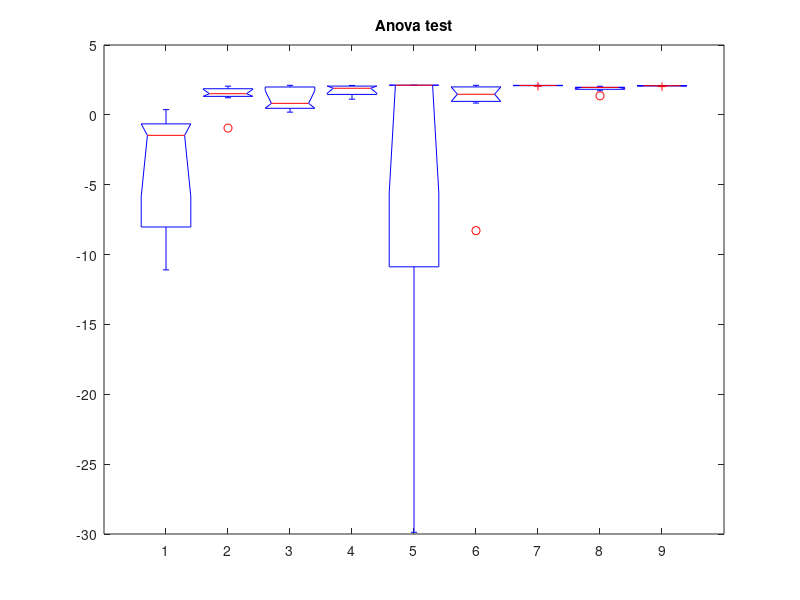
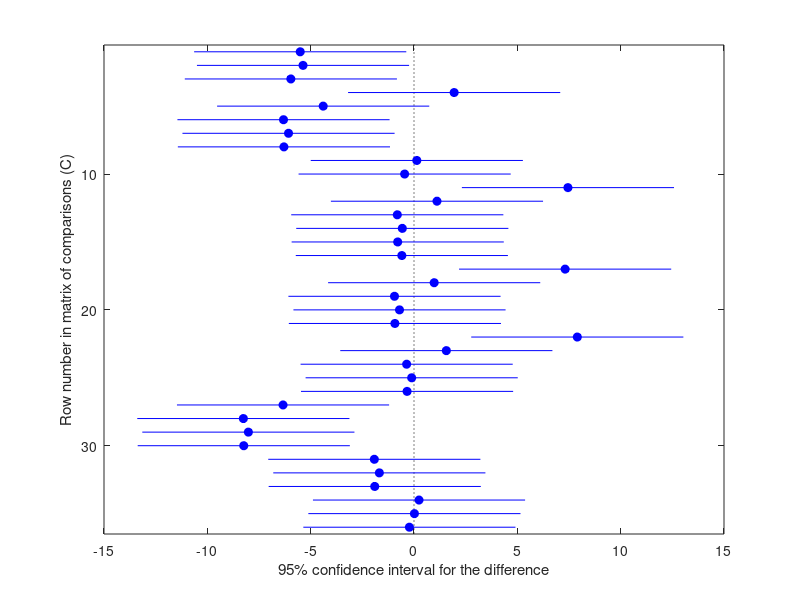

Write MATLAB code to recreate these figures, in order.
A_d_j = [100 
100
95
100
68
79
100
]
A_d_ja = [98.99
97.96
98.48
99.45
97.78
98.49
99.49
]
A_d_ck = [98.45
99.85
98.24
98.07
99.99
98.7
99.89
]
A_d_cka = [99.84
99.24
99.85
99.92
99.6
99.81
99.84
]
A_d_FER = [99
99.1
99.97
99.78
99.98
99.58
99.9
]
A_d_FERA = [99.96
99.9
99.95
99.94
99.97
99.97
99.97
]
A_d_A = [86.78
90.65
96.76
89.05
98.25
97.7
96.41
]
A_d_AA = [89.59
98.96
99.87
98.72
99.99
99.88
99.35
]
A_d_C = [99.39
99.58
96.93
99.3
99.1
99.93
99.91
]
A_d_CA = [99.99
99.93
99.98
99.97
99.98
99.99
99.96
]
%%
data = A_d_A;
data(:,2) = A_d_C;
data(:,3) = A_d_ck;
data(:,4) = A_d_FER;
data(:,5) = A_d_j;
data(:,6) = A_d_AA;
data(:,7) = A_d_CA;
data(:,8) = A_d_cka;
data(:,9) = A_d_FERA;
ata(:,10) = A_d_ja;

data
[p,tbl,stats] = anova1(data),title('Anova test');
%%
results = multcompare(stats);
